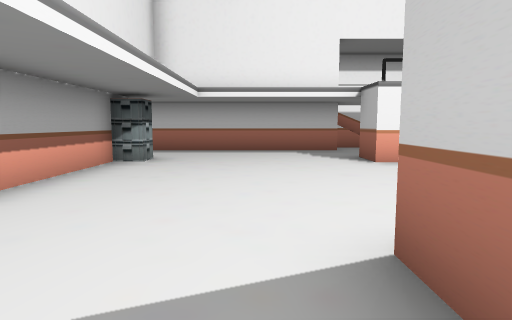
View 1 (above)

16 first-person views from a walk through a level from a Godot 3-D game. The camera is 1.4 m above the floor, tilts 6° down and sees 75° across. The floor is counted in squares, 2 m on a side. Each view is taken from the middle of a square. On the plan, view 1 faces up. The plan holds only what a view shows up to about 10 squares ahead; the rest is blank. The place goes on beyond the plan.

View 2
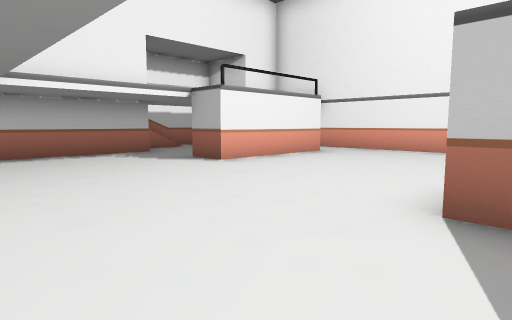

View 3
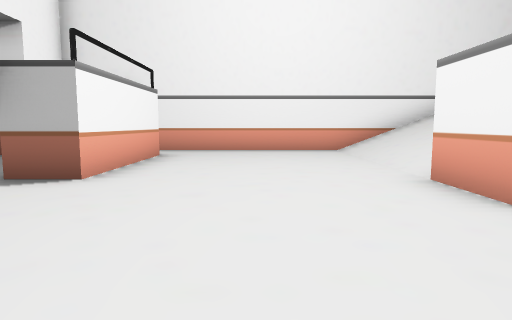

View 4
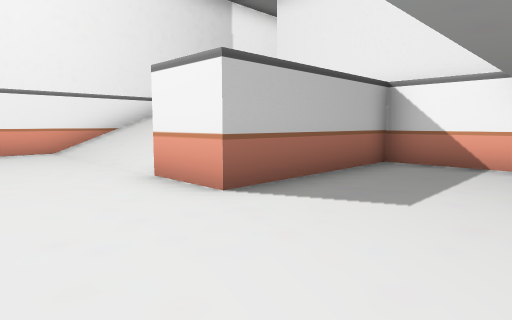

View 5
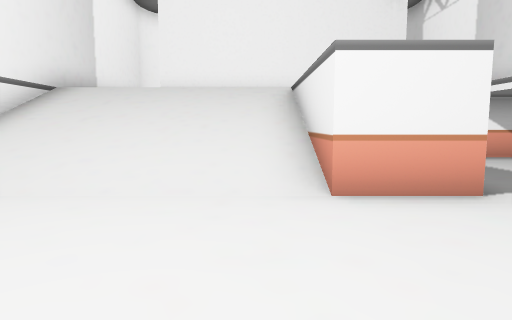

View 6
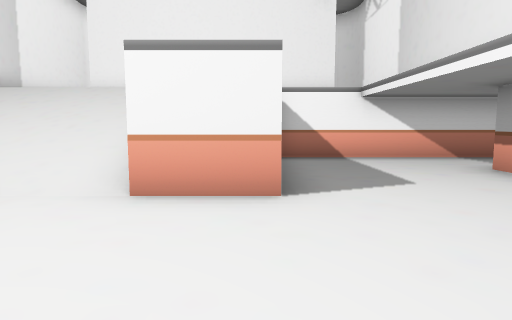

View 7
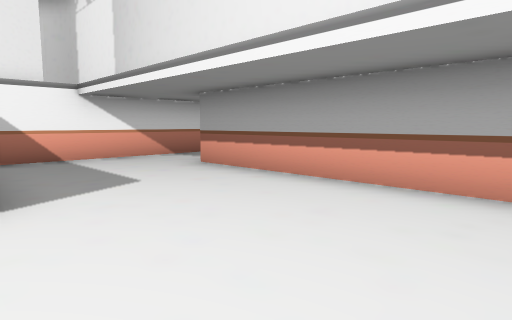

View 8
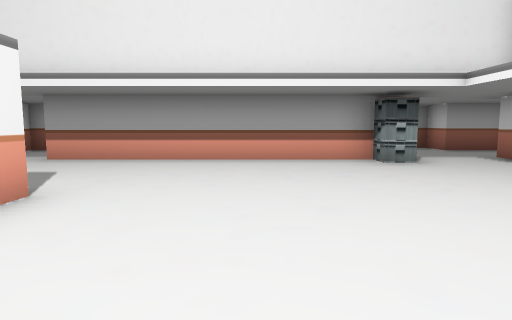

View 9
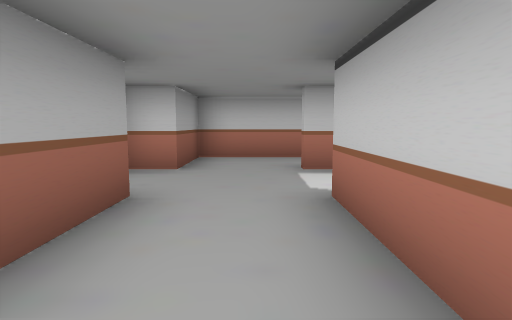

View 10
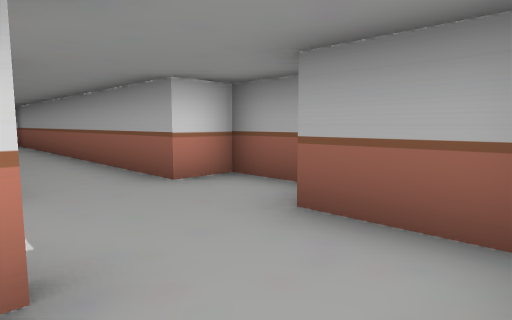

View 11
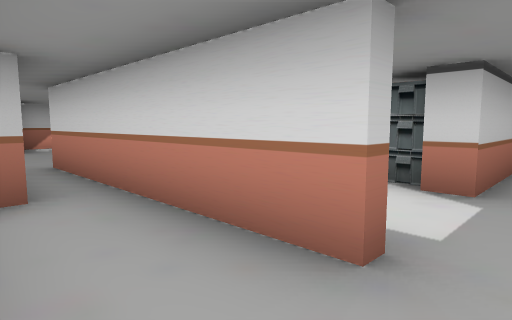

View 12
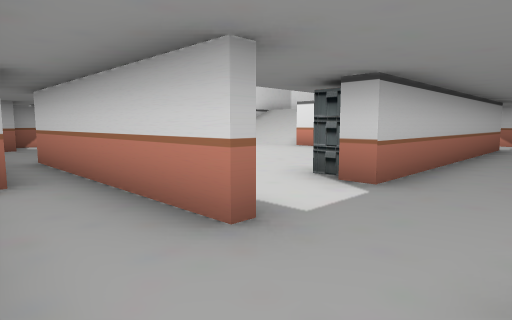

View 13
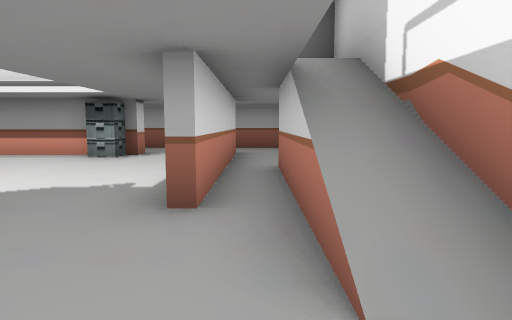

View 14
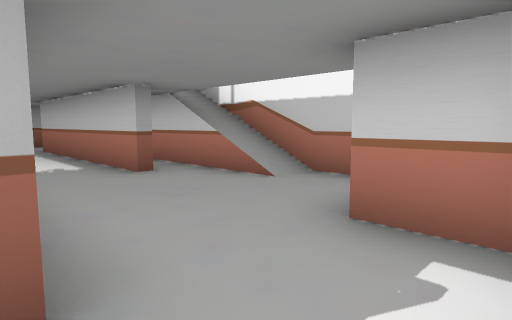

View 15
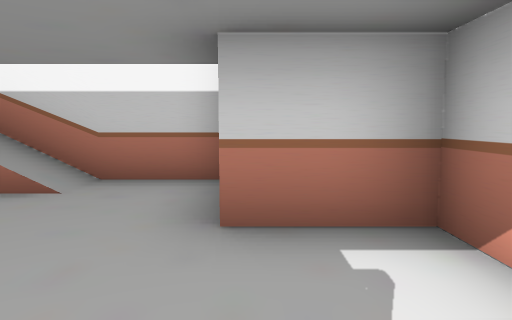

View 16
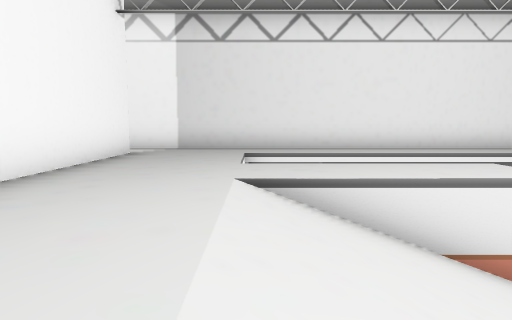

### Floor plan
Key: @ floor where view 1 was taken; # wall or solid block; . main floor; : floor 3 m higher than the main floor; / step, stairs or slope.
Columns run from 7 left of view 1 to 8 right of it. Each row starts with its distance up from view 1.
 12  ####  #######
 11  #....#:////.#
 10  #...........###
  9  ...######.....#
  8 #..............#
  7 ##..#.....###..#
  6  #..#..........#
  5  #..#..........#
  4  #..#..........#
  3  #..#..........#
  2  #..#...//.....#
  1  #..#...:://///#
  0  #..#..@:://///#
 -1  #......:://///#
 -2  #...///://////#
 -3  ####::::::::  #
 -4     #:::::::   #
 -5     #:#######  #
 -6     #

Where each view was taken, in squares from view 1:
view 1: 0 up, 0 right, facing up
view 2: 1 up, 2 left, facing up-right
view 3: 4 up, 2 left, facing right
view 4: 4 up, 2 left, facing down-right
view 5: 5 up, 3 right, facing down
view 6: 5 up, 1 right, facing down
view 7: 5 up, 1 right, facing down-left
view 8: 4 up, 4 right, facing left
view 9: 4 up, 4 left, facing up
view 10: 11 up, 3 left, facing down-left
view 11: 11 up, 4 left, facing down-right
view 12: 11 up, 5 left, facing down-right
view 13: 10 up, 5 right, facing left
view 14: 7 up, 7 right, facing up-left
view 15: 7 up, 6 right, facing up
view 16: 2 down, 6 right, facing left
